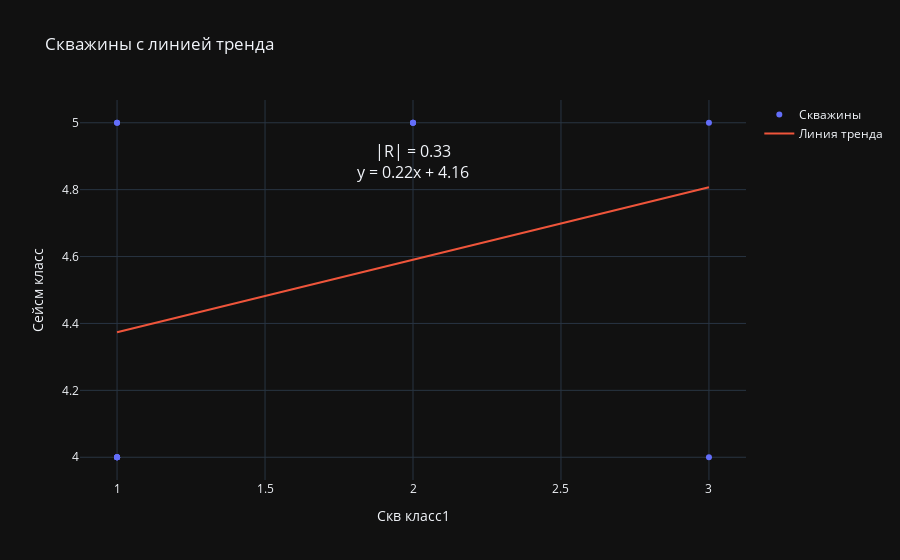

The cell this chart's notebook holds for it:
### Code cell
plot_with_trendline(df_1, 'Скв класс1', 'Сейсм класс', 'Скважина')

### Figure 1 — Plotly figure (JSON) as saved in the notebook; plotly's stock layout.template omitted (floating-point values rounded to 4 significant figures)
{"data": [{"hoverinfo": "text", "mode": "markers", "name": "Скважины", "text": ["9, 2", "16, 17, 14, 15, 4", "8", "3, 7, 5", "9, 2", "16, 17, 14, 15, 4", "3, 7, 5", "3, 7, 5", "16, 17, 14, 15, 4", "16, 17, 14, 15, 4", "6", "16, 17, 14, 15, 4"], "x": [1, 1, 3, 2, 1, 1, 2, 2, 1, 1, 3, 1], "y": [5, 4, 5, 5, 5, 4, 5, 5, 4, 4, 4, 4], "type": "scatter"}, {"mode": "lines", "name": "Линия тренда", "x": [1, 1, 3, 2, 1, 1, 2, 2, 1, 1, 3, 1], "y": [4.373, 4.373, 4.807, 4.59, 4.373, 4.373, 4.59, 4.59, 4.373, 4.373, 4.807, 4.373], "type": "scatter"}], "layout": {"annotations": [{"font": {"size": 16}, "showarrow": false, "text": "|R| = 0.33<br>y = 0.22x + 4.16", "x": 0.5, "xref": "paper", "y": 0.9, "yref": "paper"}], "title": {"text": "Скважины с линией тренда"}, "xaxis": {"title": {"text": "Скв класс1"}}, "yaxis": {"title": {"text": "Сейсм класс"}}}}
